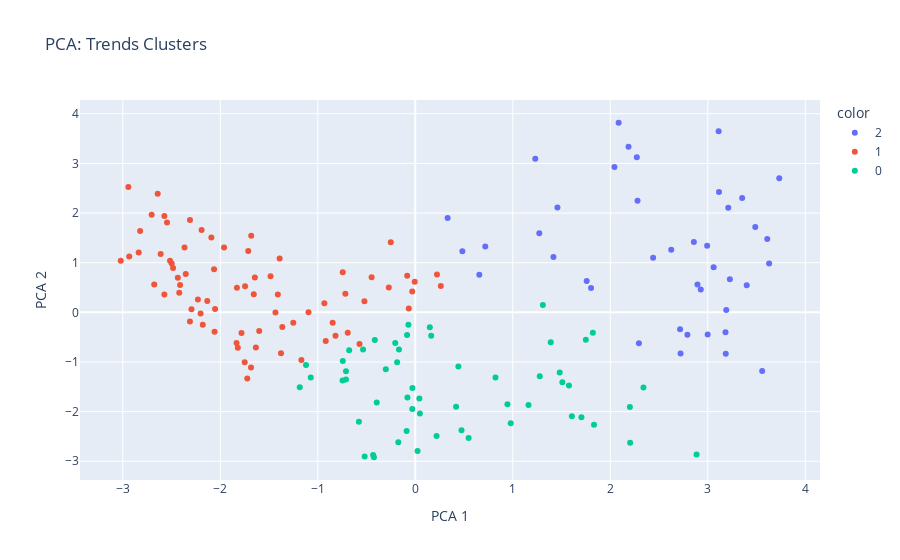

The notebook cell this image was saved under:
### Markdown cell above
We will also use Principal Component Analysis (PCA), a method that reduces the dataset’s many variables into just a few new ones called principal components which capture most  variation in the data. This will be used to see which variables are contributing the most to clustering.

### Code cell
def perform_pca(df, labels, n_clusters, title='PCA'): #scaling
    scaler = StandardScaler()
    X_scaled = scaler.fit_transform(df)
    # pca for visualisation
    pca = PCA(n_components=2)
    X_pca = pca.fit_transform(X_scaled)

    # PCA loadings
    loadings = pd.DataFrame(pca.components_.T, columns=['PC1', 'PC2'], index=df.columns)
    loadings['PC1_abs'] = loadings['PC1'].abs()
    loadings['PC2_abs'] = loadings['PC2'].abs()
    
    fig = px.scatter(
        x=X_pca[:,0],
        y=X_pca[:,1],
        color=labels.astype(str),
        hover_name=df.index,
        title=title,
        labels={'x': 'PCA 1', 'y': 'PCA 2'}
        )
    fig.show()

    plt.figure(figsize=(10,6))
    sns.heatmap(loadings[['PC1','PC2']], annot=True, cmap='coolwarm')
    plt.title('PCA Loadings: Feature Contributions')
    plt.show()

perform_pca(country_avg[numeric_cols], trends_labels, 3, title='PCA: Trends Clusters')

### Figure 1 — Plotly figure (JSON) as saved in the notebook; plotly's stock layout.template omitted (floating-point values rounded to 4 significant figures)
{"data": [{"hovertemplate": "<b>%{hovertext}</b><br><br>color=2<br>PCA 1=%{x}<br>PCA 2=%{y}<extra></extra>", "hovertext": ["Afghanistan", "Angola", "Benin", "Bhutan", "Botswana", "Burkina Faso", "Burundi", "Cambodia", "Cameroon", "Central African Republic", "Chad", "Ethiopia", "Gabon", "Gambia", "Ghana", "Guinea", "Guinea-Bissau", "Haiti", "Kenya", "Lao People's Democratic Republic", "Lesotho", "Liberia", "Madagascar", "Malawi", "Mali", "Mozambique", "Myanmar", "Namibia", "Nepal", "Nicaragua", "Niger", "Nigeria", "Papua New Guinea", "Paraguay", "Rwanda", "Sierra Leone", "Sudan", "Togo", "Uganda", "Zambia", "Zimbabwe"], "legendgroup": "2", "marker": {"color": "#636efa", "symbol": "circle"}, "mode": "markers", "name": "2", "orientation": "v", "showlegend": true, "type": "scatter", "x": [3.182, 2.894, 3.226, 1.458, 0.3322, 3.353, 2.187, 2.857, 2.625, 3.21, 3.487, 3.733, 1.417, 2.294, 1.758, 3.19, 2.928, 3.184, 2.44, 1.272, 1.803, 2.999, 3.629, 2.272, 2.994, 3.115, 2.791, 0.6571, 2.279, 0.718, 3.61, 2.716, 3.558, 0.4833, 2.086, 3.399, 2.721, 3.06, 3.111, 2.043, 1.231], "xaxis": "x", "y": [-0.4026, 0.5588, 0.6678, 2.11, 1.9, 2.301, 3.335, 1.418, 1.262, 2.109, 1.717, 2.702, 1.117, -0.6213, 0.6312, 0.04855, 0.4597, -0.8319, 1.102, 1.595, 0.4881, -0.4437, 0.9836, 3.123, 1.343, 2.423, -0.4519, 0.7556, 2.248, 1.328, 1.478, -0.3412, -1.181, 1.23, 3.819, 0.5458, -0.8312, 0.9095, 3.646, 2.927, 3.094], "yaxis": "y"}, {"hovertemplate": "<b>%{hovertext}</b><br><br>color=1<br>PCA 1=%{x}<br>PCA 2=%{y}<extra></extra>", "hovertext": ["Albania", "Antigua and Barbuda", "Argentina", "Armenia", "Australia", "Austria", "Azerbaijan", "Bahamas", "Barbados", "Belarus", "Belgium", "Belize", "Brazil", "Bulgaria", "Canada", "Chile", "China", "Colombia", "Costa Rica", "Croatia", "Cuba", "Cyprus", "Czechia", "Denmark", "Ecuador", "Estonia", "Finland", "France", "Georgia", "Germany", "Greece", "Grenada", "Hungary", "Iceland", "Ireland", "Israel", "Italy", "Jamaica", "Japan", "Kazakhstan", "Kyrgyzstan", "Latvia", "Lithuania", "Luxembourg", "Malta", "Mexico", "Mongolia", "Netherlands", "New Zealand", "North Macedonia", "Norway", "Palau", "Peru", "Poland", "Portugal", "Romania", "Russian Federation", "Saint Lucia", "Serbia", "Singapore", "Slovakia", "Slovenia", "South Africa", "Spain", "Sweden", "Switzerland", "Tajikistan", "Thailand", "Trinidad and Tobago", "Ukraine", "United Kingdom", "United States", "Uzbekistan", "Viet Nam"], "legendgroup": "1", "marker": {"color": "#EF553B", "symbol": "circle"}, "mode": "markers", "name": "1", "orientation": "v", "showlegend": true, "type": "scatter", "x": [-1.095, -2.058, -1.251, -0.9323, -2.573, -2.641, -1.434, -1.833, -1.723, -2.611, -2.836, -0.005566, -0.03106, -2.133, -2.498, -1.364, -0.8177, -0.06623, -0.744, -2.053, -1.409, -1.635, -2.546, -2.934, -0.2715, -2.367, -2.515, -2.354, -0.9181, -2.943, -1.601, -1.377, -2.064, -1.682, -2.311, -2.229, -2.179, -0.6924, -2.202, -1.829, -0.5212, -1.961, -2.091, -2.573, -1.749, -0.8471, -0.2512, -3.021, -1.746, -1.391, -2.484, -1.168, -0.08275, -2.191, -1.645, -1.484, -1.782, -0.5716, -1.713, -2.421, -2.31, -2.412, -0.717, -2.435, -2.703, -2.822, 0.2228, -0.4477, -1.685, -1.82, -2.677, -2.295, -1.656, 0.2623], "xaxis": "x", "y": [0.0006133, -0.3897, -0.2104, 0.1827, 0.3615, 2.39, -0.004728, -0.6176, -1.334, 1.176, 1.208, 0.6157, 0.4217, 0.2301, 0.9842, -0.2931, -0.4729, 0.07707, 0.8063, 0.06912, 0.3608, -0.7066, 1.808, 1.124, 0.5015, 1.309, 1.038, 0.7704, -0.5767, 2.524, -0.3772, -0.8249, 0.8675, 1.541, -0.1864, 0.2613, -0.2492, -0.4093, -0.02274, 0.4971, 0.2214, 1.306, 1.51, 1.939, -1.004, -0.2081, 1.414, 1.041, 0.5237, 1.087, 0.8928, -0.9613, 0.7374, 1.659, 0.7039, 0.7278, -0.4156, -0.6374, 1.237, 0.3972, 1.86, 0.5488, 0.3736, 0.6991, 1.967, 1.641, 0.7633, 0.7082, -1.113, -0.7144, 0.5605, 0.06024, 0.366, 0.5307], "yaxis": "y"}, {"hovertemplate": "<b>%{hovertext}</b><br><br>color=0<br>PCA 1=%{x}<br>PCA 2=%{y}<extra></extra>", "hovertext": ["Algeria", "Bahrain", "Bangladesh", "Bosnia and Herzegovina", "Brunei Darussalam", "Cabo Verde", "Comoros", "Djibouti", "Dominica", "Dominican Republic", "East Timor", "Egypt", "El Salvador", "Fiji", "Guatemala", "Guyana", "Honduras", "India", "Indonesia", "Iraq", "Jordan", "Kiribati", "Kuwait", "Lebanon", "Libya", "Malaysia", "Maldives", "Marshall Islands", "Mauritania", "Mauritius", "Montenegro", "Morocco", "Oman", "Pakistan", "Panama", "Philippines", "Qatar", "Samoa", "Sao Tome and Principe", "Saudi Arabia", "Senegal", "Seychelles", "Solomon Islands", "Sri Lanka", "Suriname", "Syrian Arab Republic", "Tonga", "Tunisia", "Turkmenistan", "Tuvalu", "Türkiye", "United Arab Emirates", "Uruguay", "Vanuatu", "Yemen"], "legendgroup": "0", "marker": {"color": "#00cc96", "symbol": "circle"}, "mode": "markers", "name": "0", "orientation": "v", "showlegend": true, "type": "scatter", "x": [-0.08009, -0.7106, 1.509, -0.7105, -0.4149, 0.9453, 2.34, 2.204, -0.7432, -0.08406, 1.389, 0.0419, 0.1634, -0.3951, 1.749, -0.186, 1.309, 1.606, 1.277, 0.5475, -0.5189, 1.161, -0.302, 0.02359, -1.184, -0.6778, 0.4183, -0.4322, 2.201, -0.03044, -0.5353, 0.9792, -0.578, 1.576, 0.1492, -0.1669, -0.02924, -0.08842, 1.833, 0.2184, 1.821, 0.4424, 1.481, 0.8227, -0.07035, 0.4745, -0.4238, -0.7455, -1.072, -0.174, 0.04702, -1.121, -0.2052, 1.704, 2.885], "xaxis": "x", "y": [-1.716, -1.353, -1.409, -1.186, -0.557, -1.851, -1.515, -2.628, -0.9814, -0.4554, -0.6042, -1.737, -0.4723, -1.817, -0.5505, -1.003, 0.1504, -2.095, -1.286, -2.532, -2.902, -1.866, -1.146, -2.792, -1.511, -0.7611, -1.901, -2.874, -1.907, -1.944, -0.7467, -2.235, -2.204, -1.472, -0.2999, -0.7505, -1.523, -2.39, -2.266, -2.491, -0.4083, -1.089, -1.214, -1.314, -0.2518, -2.377, -2.919, -1.372, -1.31, -2.618, -2.037, -1.062, -0.6174, -2.113, -2.865], "yaxis": "y"}], "layout": {"legend": {"title": {"text": "color"}, "tracegroupgap": 0}, "title": {"text": "PCA: Trends Clusters"}, "xaxis": {"anchor": "y", "domain": [0, 1], "title": {"text": "PCA 1"}}, "yaxis": {"anchor": "x", "domain": [0, 1], "title": {"text": "PCA 2"}}}}
